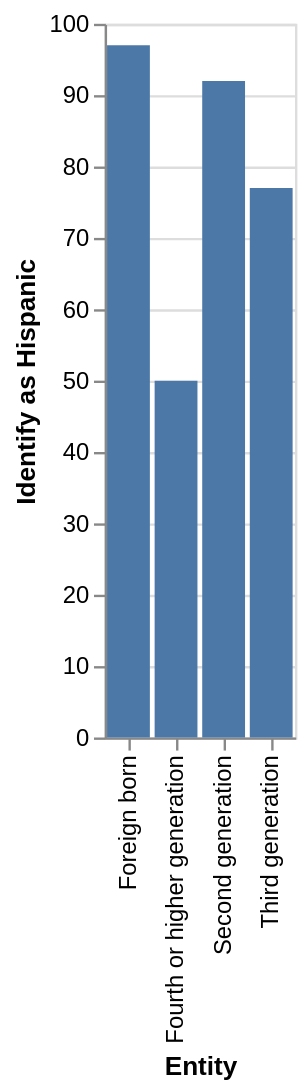

This figure's Vega-Lite source:
### Vega-Lite specification from a JSON file in a GitHub repository (floating-point values rounded to 4 significant figures)
{"$schema": "https://vega.github.io/schema/vega-lite/v5.json", "description": "Bar chart auto-generated from CSV", "data": {"values": [{"Entity": "Fourth or higher generation", "Identify as Hispanic": 50}, {"Entity": "Third generation", "Identify as Hispanic": 77}, {"Entity": "Second generation", "Identify as Hispanic": 92}, {"Entity": "Foreign born", "Identify as Hispanic": 97}]}, "mark": "bar", "encoding": {"x": {"field": "Entity", "type": "ordinal"}, "y": {"field": "Identify as Hispanic", "type": "quantitative"}}}
